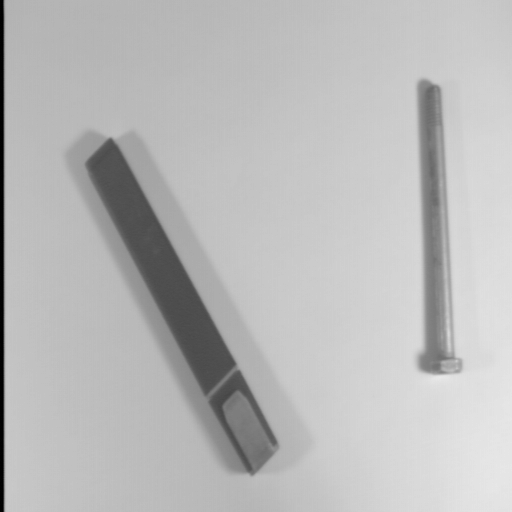
%> input picture scr3.gif, 512 x 512 px
$ octave TerceraClase3.m   (GNU Octave 9; MATLAB toolbox functions it lacks are replaced by stand-ins)
%> lines starting %> are read from the running program, lines starting %| are printed output that depends on the picture
clc
close all
clear

imagen1 = imread('scr3.gif');
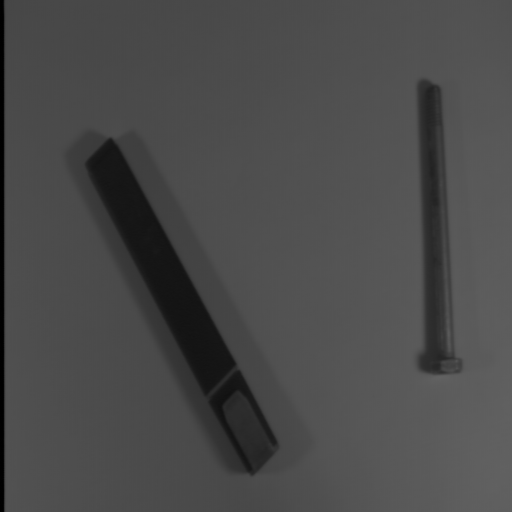
%> imagen1: size 512x512 uint8; min 0, max 98, mean 74.6
imagen2 = imread('scr4.gif');
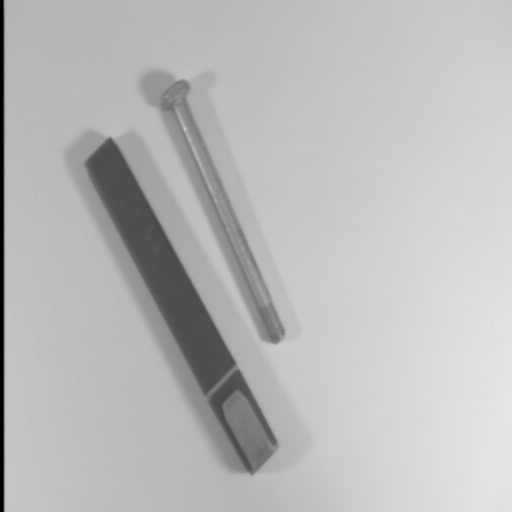
%> input picture scr4.gif, 512 x 512 px
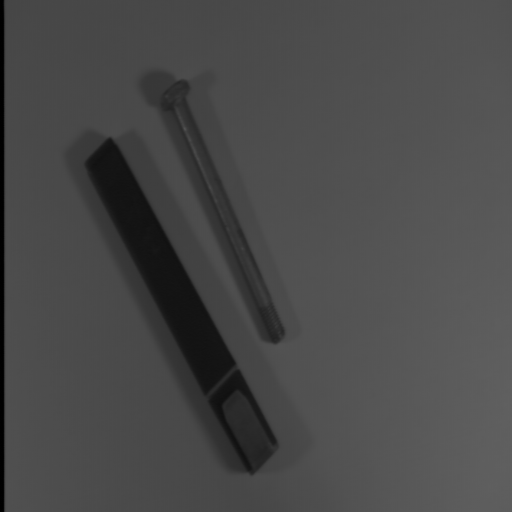
%> imagen2: size 512x512 uint8; min 0, max 96, mean 73.5

        resta= imagen1 - imagen2;
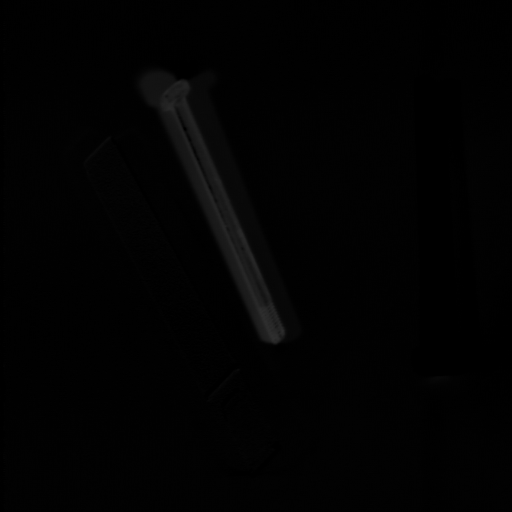
%> resta: size 512x512 uint8; min 0, max 47, mean 2.1
        resta2= imagen2 - imagen1;
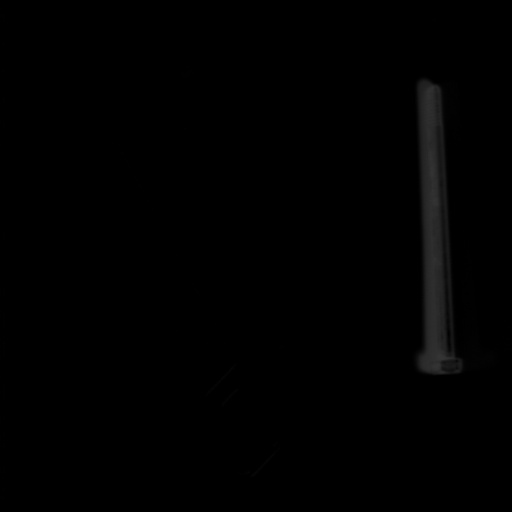
%> resta2: size 512x512 uint8; min 0, max 53, mean 1.1
        resultado = resta2 + resta;
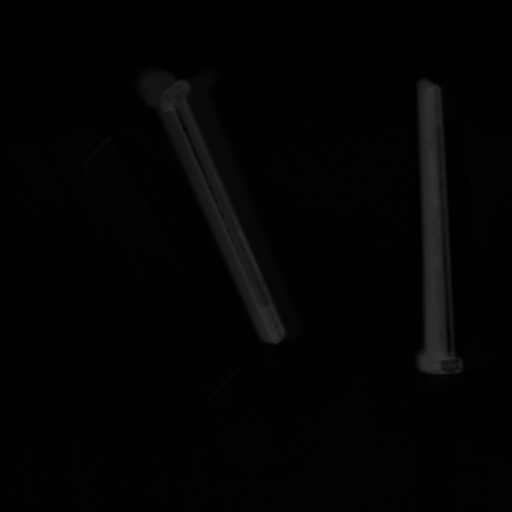
%> resultado: size 512x512 uint8; min 0, max 53, mean 3.3
        resultado = resultado*10;
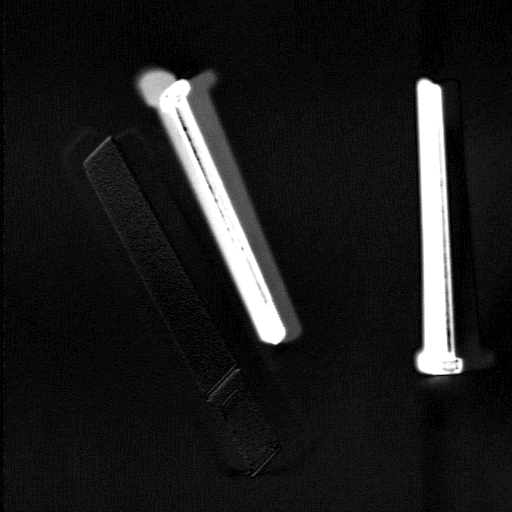
%> resultado: size 512x512 uint8; min 0, max 255, mean 28.6
        figure,colormap('gray'),imagesc(resultado);


        %figure,colormap('gray'),imagesc(sumaP);
        %figure,colormap('gray'),imagesc(resta);
